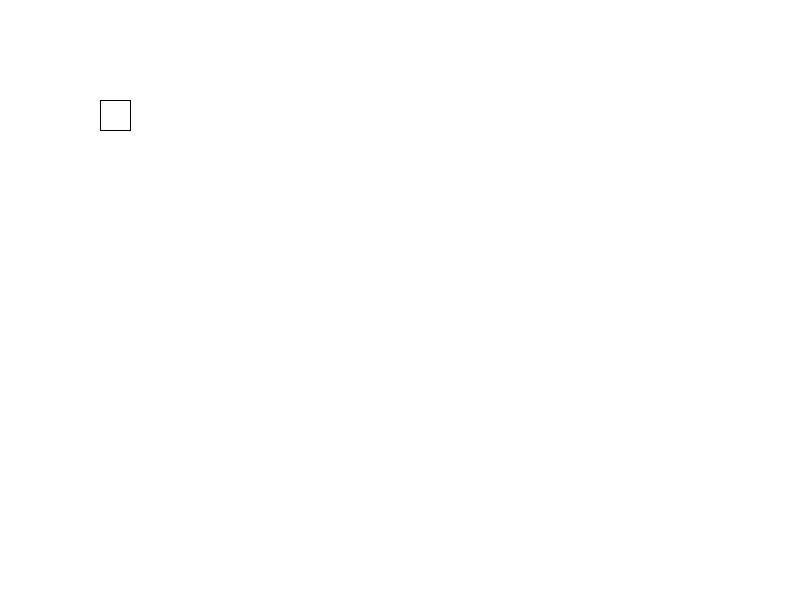
Frame 1 (no input)
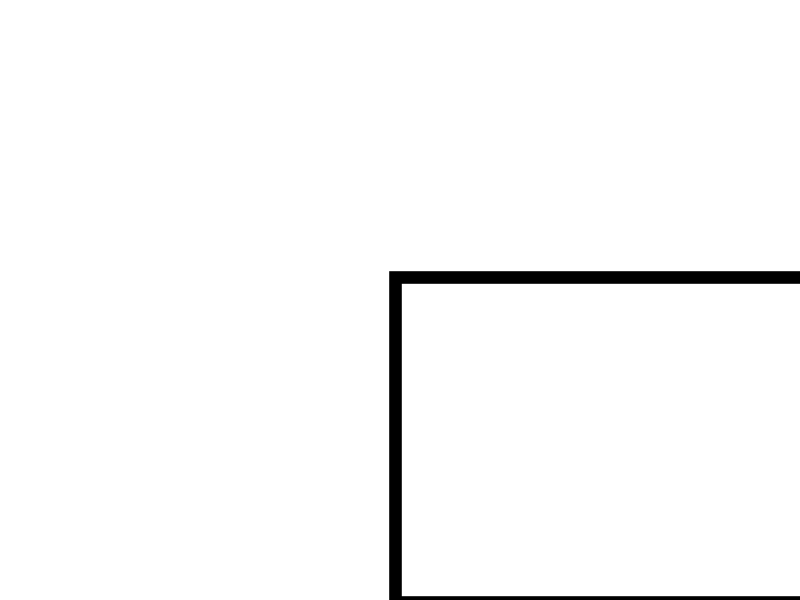
Frame 60 (the mouse pressed at the canvas centre just before this capture)
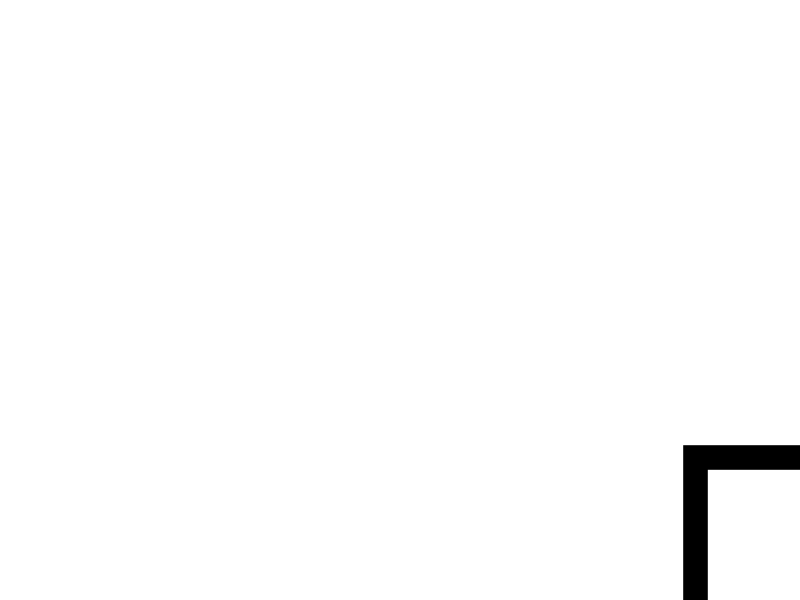
Frame 120 (the mouse held since frame 60 and released just before this capture)

The Processing sketch that drew these frames (run headless with seeded random() and noise(); from frame 60 on, the mouse is pressed at the canvas centre):

// Processing sketch: Unit_3_6_Motion
// ── Unit_3_6_Motion.pde
float x = 100; // declare variable globally to be used
float y = 100;
float weight = 1;
float boxHeight = 30;
float boxWidth = 30;

void setup () {
  size(800, 600);
  // white
  background(255);
}

// void draw gives us ability to do animation
// draw runs 60 times/second
void draw() {
  // draw background each time draw function is run to simulate animation.
  // tricks the eye
  background(255);
  rect(x, y, boxWidth, boxHeight);
  strokeWeight(weight);
  x = x + 5;
  y = y + 3;
  weight = weight + .2;
  boxWidth = boxWidth + 10;
  boxHeight = boxHeight + 5;
  
}
